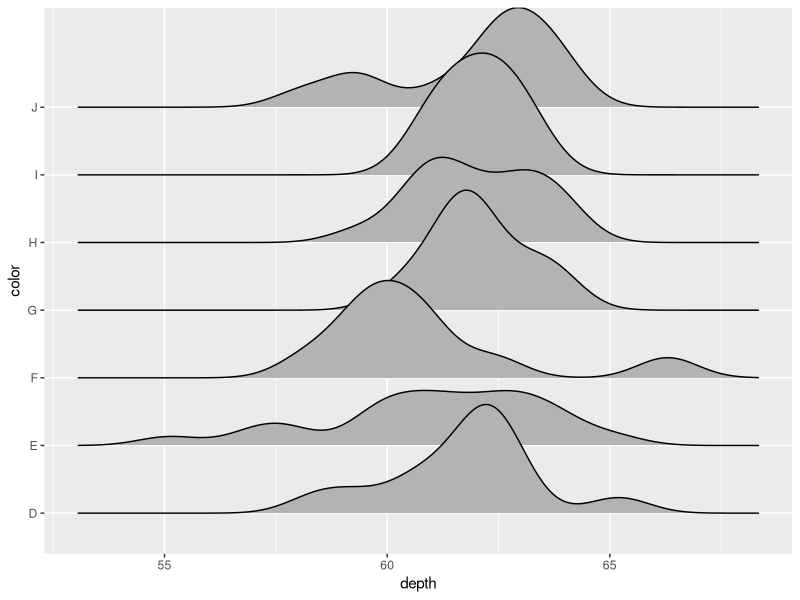
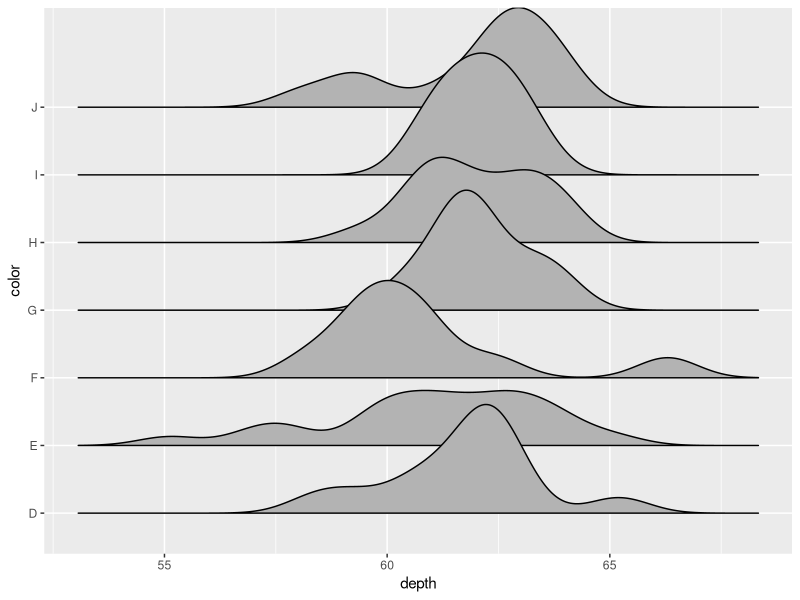
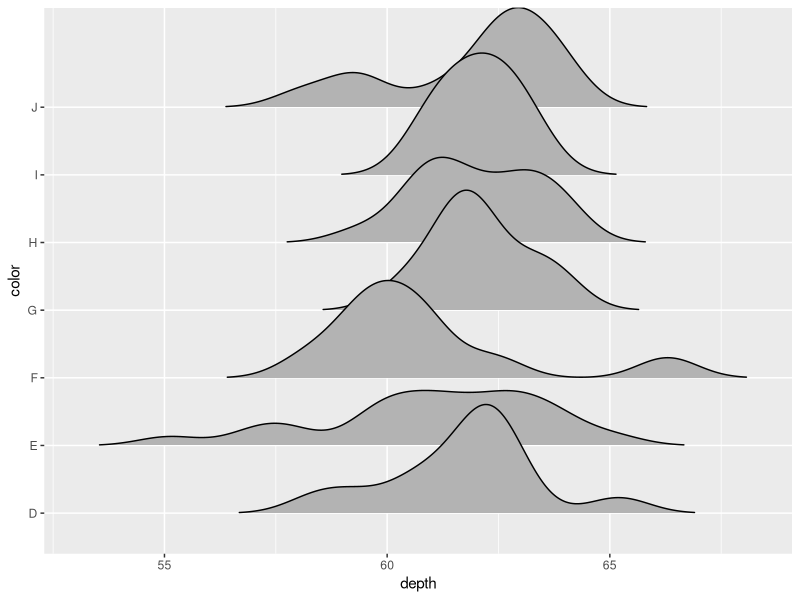
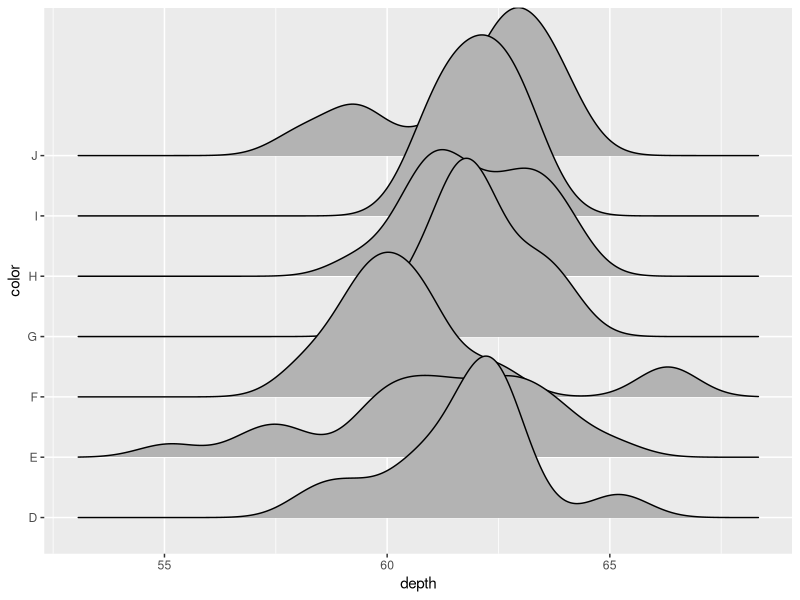
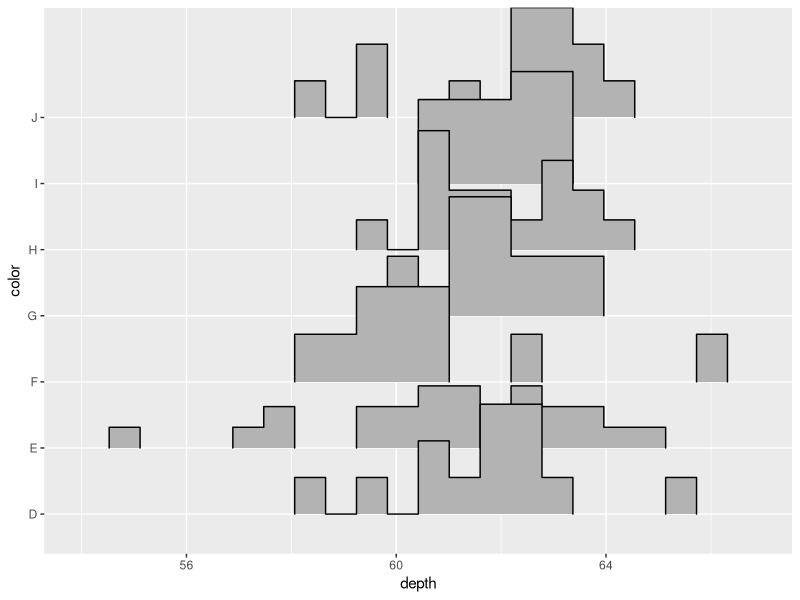
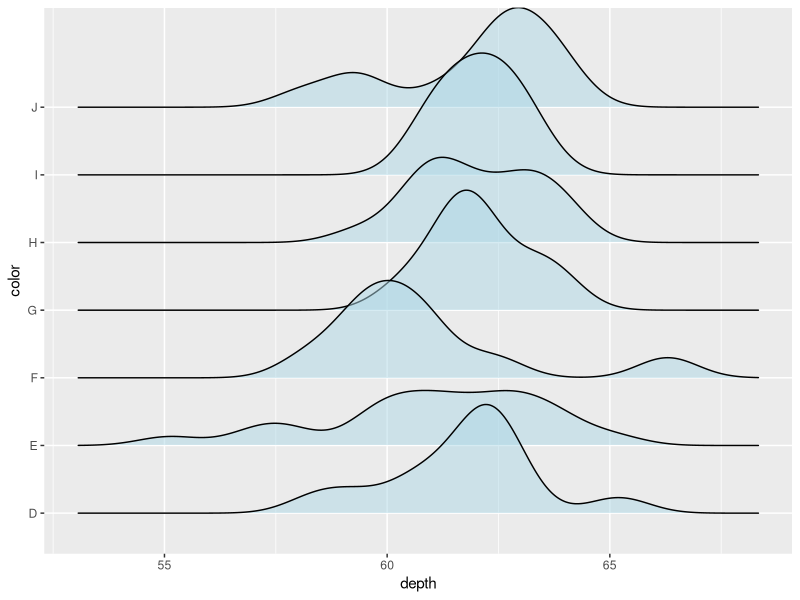
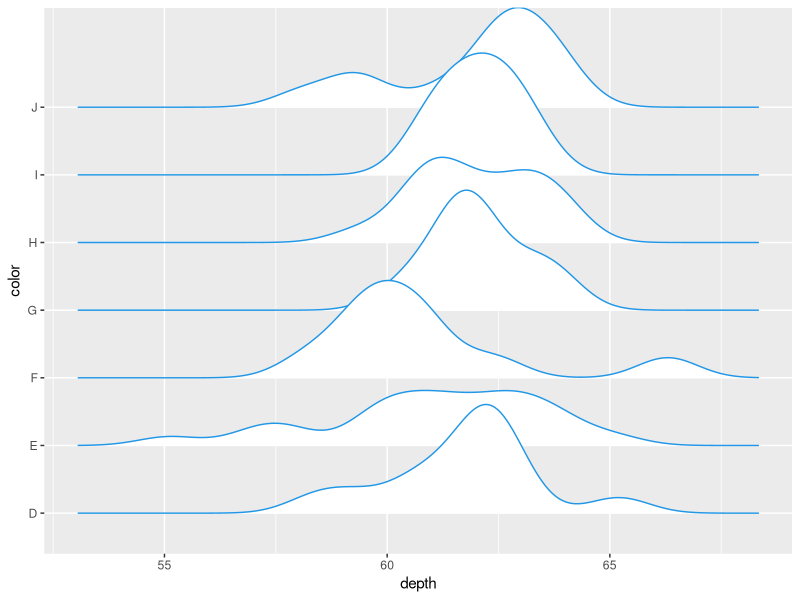
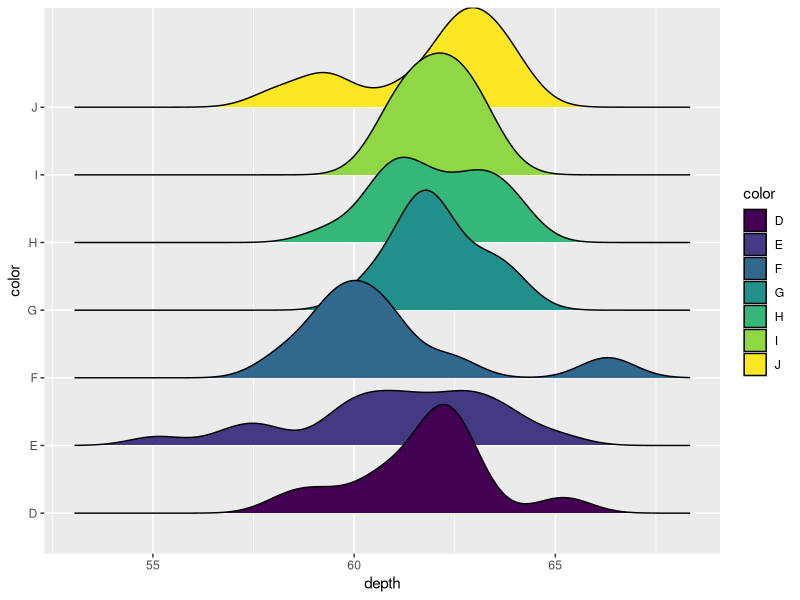

Recreate these plots in R, in order.
library(ggplot2)
library(ggridges)

df <- diamonds[1:100, c("color", "depth")]

ggplot(df, aes(x=depth, y=color)) + 
  geom_density_ridges()

ggplot(df, aes(x=depth, y=color)) + 
  geom_density_ridges2()


# cut the trailing tails
ggplot(df, aes(x=depth, y=color)) + 
  geom_density_ridges(rel_min_height = 0.005)

# Scale
ggplot(df, aes(x=depth, y=color)) + 
  geom_density_ridges(scale = 3)

# alternative stats
ggplot(df, aes(x=depth, y=color)) + 
  geom_density_ridges(stat = "binline",
                      bins = 20, draw_baseline = FALSE)

# color customization
# fill color and transperancy
ggplot(df, aes(x=depth, y=color)) + 
  geom_density_ridges(fill = "lightblue", alpha = 0.5)

# border color
ggplot(df, aes(x=depth, y=color)) + 
  geom_density_ridges(fill = "white", color = 4, linetype = 1, lwd = 0.5)

# color based on group
ggplot(df, aes(x=depth, y=color, fill = color)) + 
  geom_density_ridges()

# cyclical color scale
ggplot(df, aes(x=depth, y=color, fill = color, color = color)) + 
  geom_density_ridges() + 
  scale_fill_cyclical(name = "Cycle", guide = "legend",
                      values = c("#99e6ff", "#4ca6ff")) + 
  scale_color_cyclical(name = "Cycle", guide ="legend",
                       values = c(1, 4))

# Gradient
ggplot(df, aes(x=depth, y=color, fill = stat(x))) + 
  geom_density_ridges_gradient() + 
  scale_fill_viridis_c(name = "Depth", option ="C")

# theme
ggplot(df, aes(x=depth, y=color, fill = stat(x))) + 
  geom_density_ridges_gradient() + 
  scale_fill_viridis_c(name = "Depth", option ="C") + 
  coord_cartesian(clip = "off") + 
  theme_minimal()

# Adding quantile and probabilities
ggplot(df, aes(x=depth, y=color)) + 
  geom_density_ridges(quantile_lines = TRUE)

# Number of quantiles
ggplot(df, aes(x=depth, y=color)) + 
  geom_density_ridges(quantile_lines = TRUE, alpha = 0.75, 
                      quantiles = 2)

# Specify the quantiles
ggplot(df, aes(x=depth, y=color)) + 
  geom_density_ridges(quantile_lines = TRUE, alpha = 0.75,
                      quantiles = c(0.05, 0.5, 0.95))

# color by quantile
ggplot(df, aes(x=depth, y=color, fill = stat(quantile))) + 
  stat_density_ridges(quantile_lines = FALSE, 
                      calc_ecdf = TRUE,
                      geom = "density_ridges_gradient") + 
  scale_fill_brewer(name = "")

# highlight the tails of the distribution
ggplot(df, aes(x=depth, y=color, fill = stat(quantile))) + 
  stat_density_ridges(quantile_lines = TRUE, 
                      calc_ecdf = TRUE,
                      geom = "density_ridges_gradient", 
                      quantiles = c(0.05, 0.95)) + 
  scale_fill_manual(name = "prob.", values = c("#e2fff2", "white", "#b0e0e6"), 
                    labels = c("(0, 5%)", "(5%, 95%)", "(95%, 1%)"))

# mapping the tail probabilities onto color
ggplot(df, aes(depth, y = color, 
               fill = 0.5 - abs(0.5 - stat(ecdf)))) + 
  stat_density_ridges(geom = "density_ridges_gradient", calc_ecdf = TRUE) +  
  scale_fill_gradient(low = "white", high = "#87ceff", 
                      name = "Tail prob.")
